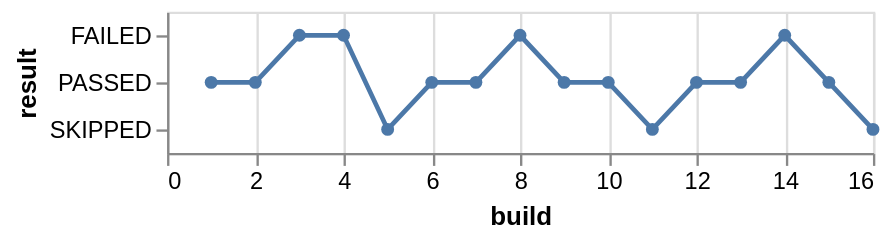

Specify this chart in Vega-Lite:
### Vega-Lite specification from a JSON file in a GitHub repository (floating-point values rounded to 4 significant figures)
{"$schema": "https://vega.github.io/schema/vega-lite/v5.json", "description": "Bump chart", "data": {"values": [{"build": 1, "result": "PASSED"}, {"build": 2, "result": "PASSED"}, {"build": 3, "result": "FAILED"}, {"build": 4, "result": "FAILED"}, {"build": 5, "result": "SKIPPED"}, {"build": 6, "result": "PASSED"}, {"build": 7, "result": "PASSED"}, {"build": 8, "result": "FAILED"}, {"build": 9, "result": "PASSED"}, {"build": 10, "result": "PASSED"}, {"build": 11, "result": "SKIPPED"}, {"build": 12, "result": "PASSED"}, {"build": 13, "result": "PASSED"}, {"build": 14, "result": "FAILED"}, {"build": 15, "result": "PASSED"}, {"build": 16, "result": "SKIPPED"}]}, "mark": {"type": "line", "point": true}, "encoding": {"x": {"field": "build", "type": "quantitative"}, "y": {"field": "result", "type": "nominal"}, "order": {"field": "build", "type": "quantitative"}}}
